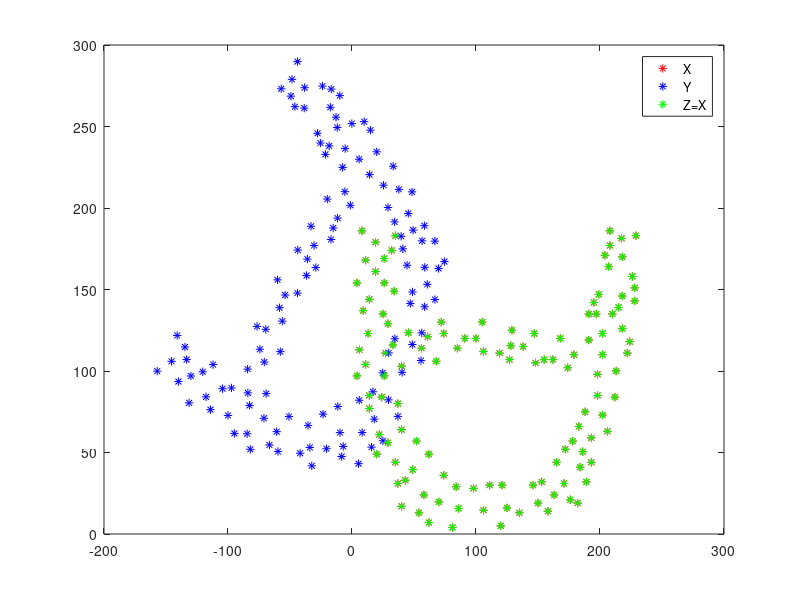
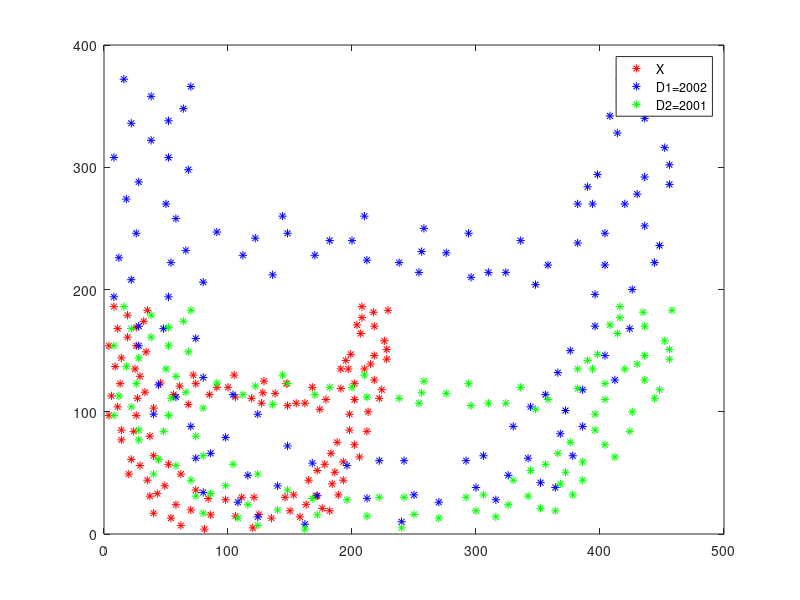
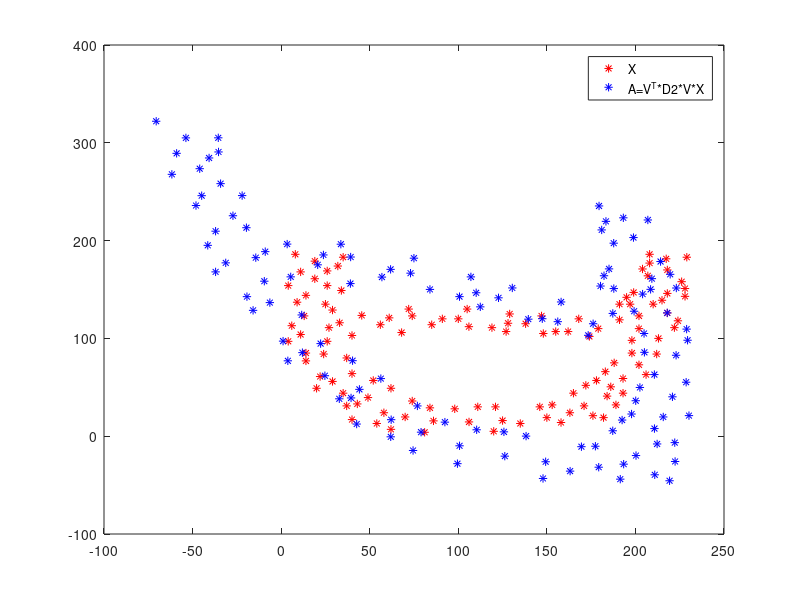

MATLAB code for these plots, in order:
%% Exercise 1: Linear Mapping
% load data
load('Adot.mat');
% a),b)
theta = pi/3;
V = [cos(theta) -sin(theta);sin(theta) cos(theta)];

% V rotates the image by 60 degree (pi/3)
% V is orthogonal so VV^t= id
Y=V*X;
Z=V'*Y;

plot(X(1,:),X(2,:),'r*');
hold on
plot(Y(1,:),Y(2,:),'b*');
plot(Z(1,:),Z(2,:),'g*');
legend('X','Y','Z=X')

% c)
D1=[2 0;0 2];
D2=[2 0;0 1];
figure;
D_1=D1*X;
D_2=D2*X; 
% D1 and D2 strech the image 
plot(X(1,:),X(2,:),'r*');
hold on
plot(D_1(1,:),D_1(2,:),'b*');
plot(D_2(1,:),D_2(2,:),'g*');
legend('X','D1=2002','D2=2001')
  
figure;
A = V'*D2*V*X;
plot(X(1,:),X(2,:),'r*');
hold on
plot(A(1,:),A(2,:),'b*');
legend('X','A=V^T*D2*V*X')
